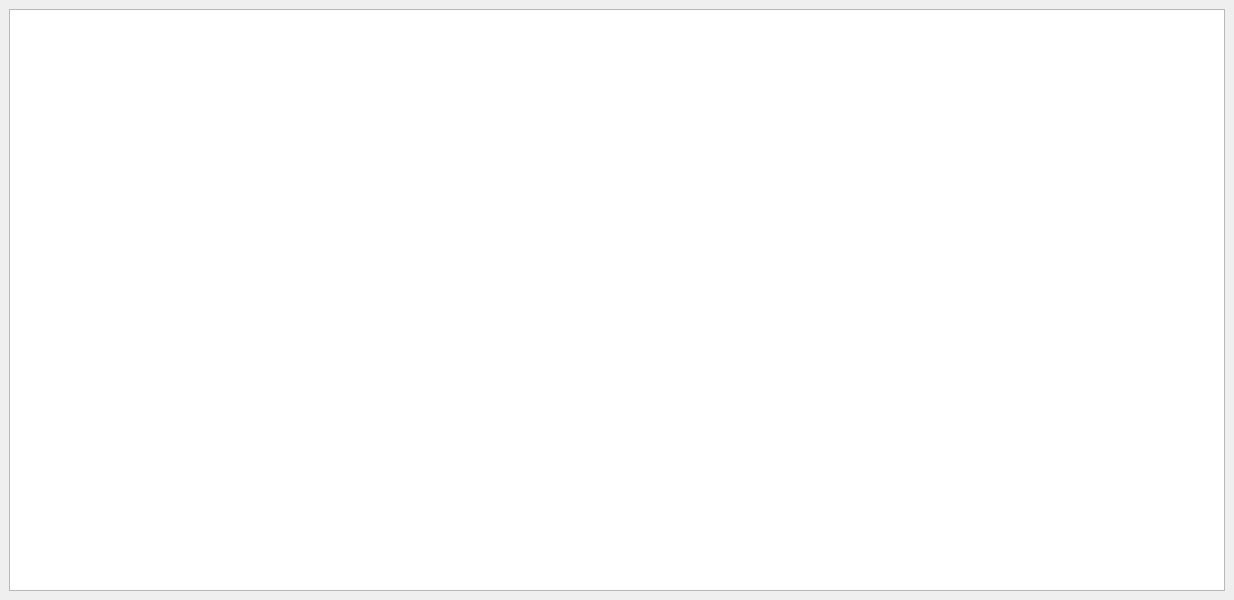
<?xml version="1.0" encoding="UTF-8"?>
<ui version="4.0">
 <class>MainWindow</class>
 <widget class="QMainWindow" name="MainWindow">
  <property name="geometry">
   <rect>
    <x>0</x>
    <y>0</y>
    <width>1234</width>
    <height>600</height>
   </rect>
  </property>
  <property name="windowTitle">
   <string>MainWindow</string>
  </property>
  <widget class="QWidget" name="centralwidget">
   <layout class="QVBoxLayout" name="verticalLayout">
    <item>
     <widget class="QTableWidget" name="tableWidget"/>
    </item>
   </layout>
  </widget>
 </widget>
 <resources/>
 <connections/>
</ui>
